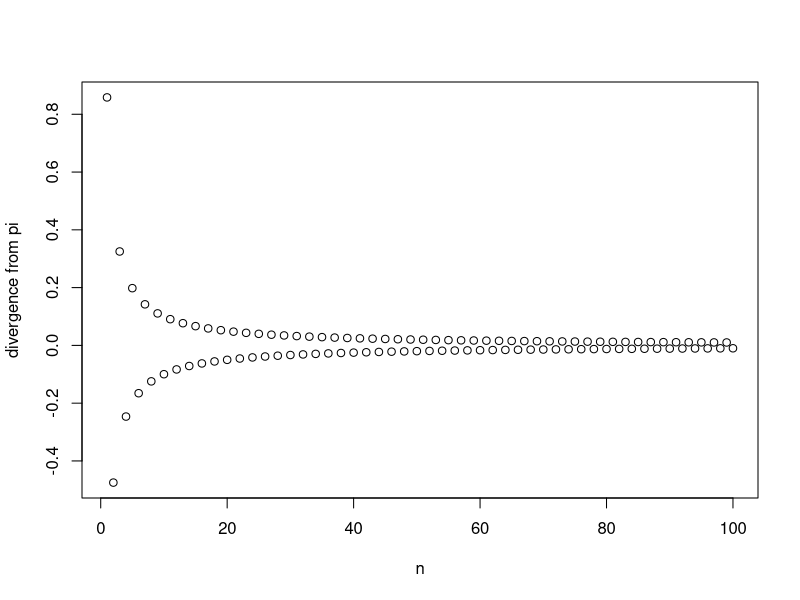
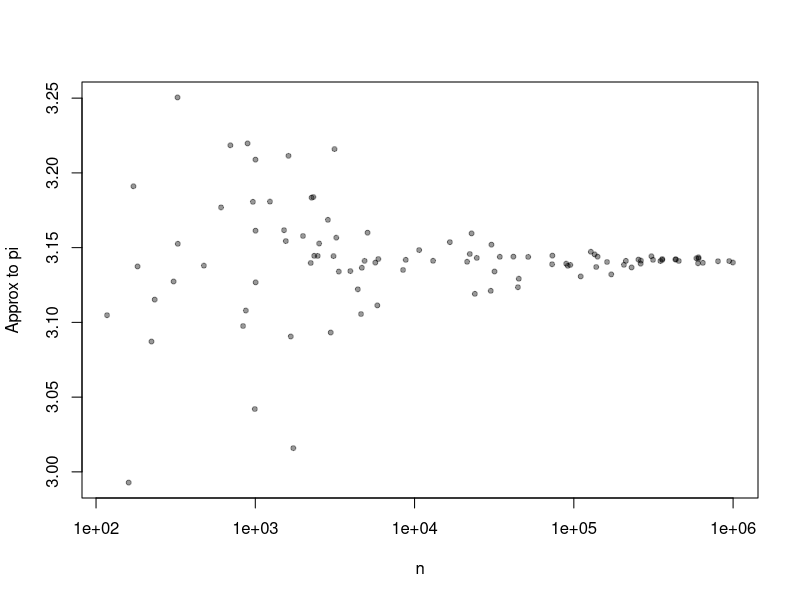

These figures' R source, in order:
## ---- chunk 1
outlier <- function (x){
  result <- c()
  lowerLim <- as.numeric(quantile(x, probs=.25))
  upperLim <- as.numeric(quantile(x, probs=.75))
  for (k in 1:length(x)){
    if (lowerLim <= x[k] & upperLim >= x[k]){
      result <- c(result, TRUE)
    }
    else {
      result <- c(result, FALSE)
    }
  }
  return(result)
}
## ---- chunk 2
digitToWords <- function(numbers, words) {
  result <- c()
  for (k in 1:length(numbers)) {
    outputWord <- words[numbers[k]]
    result<-c(result,outputWord)
  }
  return(result)
}
## ---- chunk 3
digitToWords (c(3,4,2,1,5),c("domus","virum","confutatis","magnificat","requiem"))
## ---- chunk 4
lettersMatch <- function(words, pattern){
  template<- grepl(pattern, words)
  result<-c()
  for (k in 1:length(words)) {
    if (template[k] == TRUE){
      result<- c(result, words[k])
    }
  } 
  return(result)
}
## ---- chunk 5
lettersMatch(c("one","two","three","four","five","six"),"f")
## ---- chunk 6
piSeries<- function(n){
  result <- c()
  for (k in 1:n){
    res <- (((-1)^(k+1))/(-1+2*k))
    result <- sum(result, res)
  }
  return(4*result)
}
## ---- chunk 7
howCloseToPi <- function(n){
  yValues <- function(n){
  vector<- c()
  for (k in 1:n){
    vector <- c(vector, (piSeries(k)-pi))
  }
  return(vector)
}
  x<-(1:n)
  y<- yValues(n)
  plot(x,y, ylab="divergence from pi", xlab="n" )
  
  }
## ---- chunk 8
howCloseToPi(100)
## ---- chunk 9
yValues <- function(n){
  vector<- c()
  for (k in 1:n){
    vector <- c(vector, (piSeries(k)))
  }
  return(vector)
  }
## ---- chunk 10
yValues(200)
# n=127
## ---- chunk 11
randomApproxToPi <- function(n){
  x <- runif(n)
  y <- runif(n)
  bank <- c()
  for (k in 1:n){
    if (((x[k])^2+(y[k])^2) < 1) {
      bank <- sum(bank,1)
    }
  }
  return(4*bank/n)
}
## ---- chunk 12
x <- 10^runif(100,min=2,max=6)
y <- sapply(x, randomApproxToPi)
plot(x,y,pch=20, col=rgb(0,0,0,.4), log="x", ylab="Approx to pi", xlab="n")
